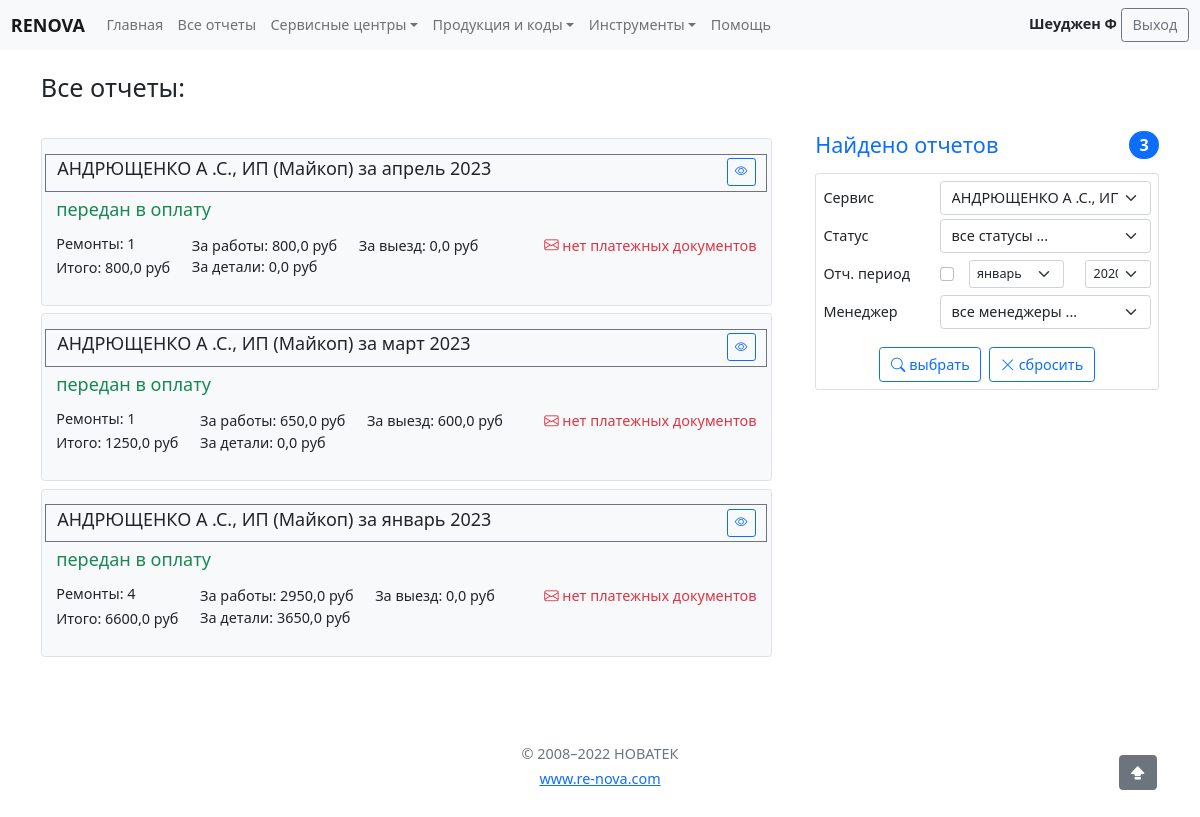
Before: /reports/reports-list/?service_center=260 (signed in) with the older database file.
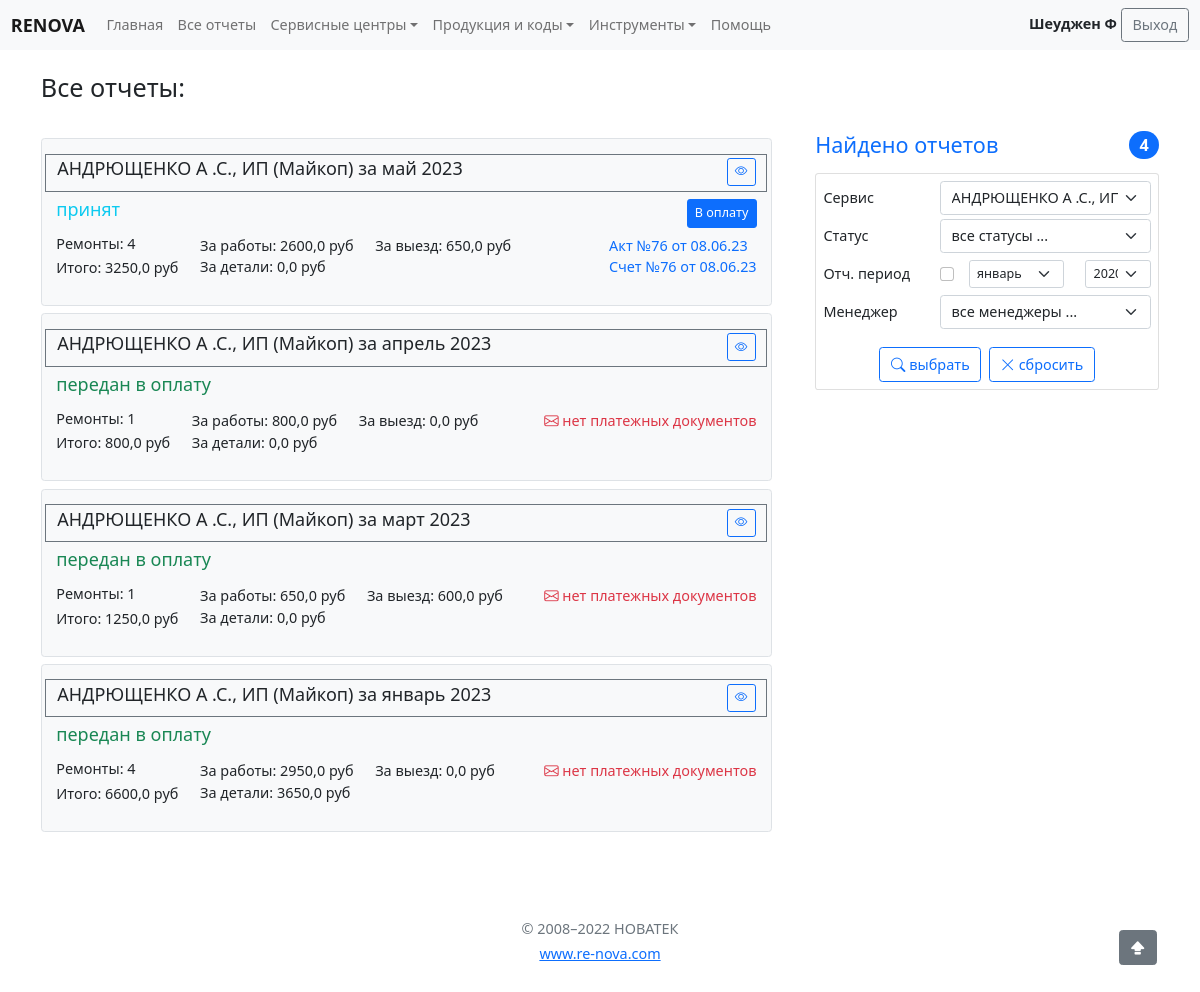
After: the same page with the newer database file.
### reports/models.py (models this page shows, shortened)
class Reports(ChangeloggableMixin, models.Model):
    service_center = models.ForeignKey(ServiceCenters, on_delete=models.CASCADE, verbose_name='Сервисный центр')
    report_date = models.DateField(verbose_name='Отчетный период')
    note = models.TextField(blank=True, null=True, verbose_name='Примечание')
    user = models.ForeignKey(User, verbose_name=u'Автор отчета', on_delete=models.PROTECT, limit_choices_to={'is_staff': False})
    status = models.CharField(choices=REPORT_STATUS, max_length=100, verbose_name='Статус', default=STATUS_DRAFT)
    total_cost = models.FloatField(default=0, verbose_name='Общая сумма по отчету')
    total_work = models.FloatField(default=0, verbose_name='Общая сумма за работы')
    total_part = models.FloatField(default=0, verbose_name='Общая сумма за детали')
    total_move = models.FloatField(default=0, verbose_name='Общая сумма за выезд')
    records_count = models.IntegerField(default=0, verbose_name='Количестов ремонтов')
    verified_count = models.IntegerField(default=0, verbose_name='Количестов принятых ремонтов')
    have_fault = models.BooleanField(default=False, blank=True, verbose_name='Имеет ошибки')
    pay_date = models.DateField(blank=True, null=True, verbose_name='Дата передачи в оплату')
    send_date = models.DateField(blank=True, null=True, verbose_name='Дата отправки на проверку')
    class Meta():
        verbose_name = 'Отчет'
        verbose_name_plural = 'Отчеты'
        ordering = ['-report_date', 'service_center', 'status']

### servicecentres/models.py (models this page shows, shortened)
class ServiceCenters(ChangeloggableMixin, models.Model):
    code = models.CharField(max_length=50, db_index=True, verbose_name='Код', help_text='Код по 1С. Обязательное поле.')
    title = models.CharField(max_length=50, db_index=True, verbose_name='Наименование', help_text='Юридическое наименование. Обязательное поле.')
    city = models.CharField(max_length=50, verbose_name='Город', help_text='Город. Обязательное поле.')
    region = models.ForeignKey(ServiceRegions,  null=True,on_delete=models.PROTECT, verbose_name='Регион', help_text='Регион СЦ. Обязательное поле.')
    addr = models.CharField(max_length=350, blank=True, verbose_name='Адрес')
    post_addr = models.CharField(max_length=350, blank=True, verbose_name='Почтовый адрес')
    conditions = models.TextField(blank=True, verbose_name='Особыче условия')
    free_parts = models.BooleanField(default=False, verbose_name='Бесплатные запчасти')
    grade = models.FloatField(default=5, verbose_name='Рэйтинг', editable=False)
    note = models.TextField(blank=True, verbose_name='Примечание')
    is_active = models.BooleanField(default=True, verbose_name='Ативен')
    user = models.ForeignKey(User, related_name='user_centers', blank=True, null=True, on_delete=models.SET_NULL, verbose_name='Пользователь', limit_choices_to={'is_staff': False})
    staff_user = models.ForeignKey(User, related_name='staff_centers', blank=True, null=True, on_delete=models.SET_NULL, verbose_name='Менеджер', limit_choices_to={'is_staff': True})
    price_type = models.CharField(choices=BASE_PRICE_TYPE, max_length=100, verbose_name='Тип прайса',
                                  default=PRICE_LITE)
    class Meta():
        verbose_name = 'Сервисный центр'
        verbose_name_plural = 'Сервисные центры'
        ordering = ['title']
    def __str__(self):
        return self.title

### upload/models.py (models this page shows, shortened)
class ReportDocumnent(models.Model):
    report = models.ForeignKey(
        Reports, verbose_name='Отчет', on_delete=models.CASCADE, null=False, blank=False)
    title = models.CharField(
        choices=REPORT_DOCUMENT, verbose_name='Наименование документа', max_length=20, null=False, blank=False)
    number = models.CharField(
        verbose_name='Номер документа', max_length=20, null=False, blank=False)
    date = models.DateField(
        verbose_name='Дата документа', null=False, blank=False)
    file = models.FileField(
        verbose_name='Файйл документа', upload_to=document_name, null=False, blank=False,
        validators=[FileExtensionValidator( ['pdf', 'doc', 'docx', 'jpg', 'png', 'xlsx', 'xls', 'jpeg'] )]
        )
    class Meta():
        verbose_name = 'Документ отчета'
        verbose_name_plural = 'Документы отчетов'
        ordering = ['report', 'title']

### reports/views.py (the view)
# urls.py: path('reports-list/', ReportsForStaff.as_view(), name='reports_list'),
class ReportsForStaff(LoginRequiredMixin, StaffUserMixin, ListView):
    model = Reports
    template_name = 'reports/staff_reports_list.html'
    context_object_name = 'reports'
    extra_context = {'title': 'Все отчеты:'}
    paginate_by = 10
    def get_queryset(self):
        if self.request.user.is_superuser:
            reports = Reports.objects.all()
        elif self.request.user.groups.filter(name='GeneralStaff').exists():
            reports = Reports.objects.all().exclude(status='draft')
        else:
            reports = Reports.objects.filter(service_center__staff_user=self.request.user).exclude(status='draft')
        if self.request.GET.get("service_center", '') != '':
            reports = reports.filter(service_center=self.request.GET.get("service_center"))
        if self.request.GET.get("staff_user", '') != '':
            reports = reports.filter(service_center__staff_user=self.request.GET.get("staff_user"))
        if 'status' in self.request.GET and self.request.GET.get("status", '') != '':
            reports = reports.filter(status=self.request.GET.get("status"))
            if self.request.GET.get("status") == 'send' or self.request.GET.get("status") == 'send_again':
                reports = reports.order_by('-send_date')
        if self.request.GET.get("use_date", '') == 'on' and self.request.GET.get("month", '') != '' and \
                self.request.GET.get("year", '') != '':
            report_date = datetime.date(int(self.request.GET.get("year", '')), int(self.request.GET.get("month", '')), 1)
            reports = reports.filter(report_date=report_date)
        return reports
    def get_context_data(self, **kwargs):
        context = super().get_context_data(**kwargs)
        context['form'] = ReportsFilterForm(self.request.GET)
        context['obj_count'] = self.object_list.count()
        return context

### main/models.py (called while the page is built)
def get_name(self):
    result = None
    if self:
        if self.last_name or self.first_name:
            if self.last_name:
                if self.first_name:
                    result = self.last_name+' '+self.first_name[0]
                else:
                    result = self.last_name
            else:
                result = self.first_name
        else:
            result = self.username
        return result
    return result

### main/my_validators.py (called while the page is built)
    def test_func(self):
        return self.request.user.is_active and self.request.user.is_staff

### main/templatetags/my_tags.py (called while the page is built)
@register.filter(name='has_group')
def has_group(user, group_name):
    return user.groups.filter(name=group_name).exists()

@register.inclusion_tag('main/tag_show_base_price_links.html')
def show_base_price_links():
    from ..business_logic import BASE_PRICE_TYPE
    base_price_type = BASE_PRICE_TYPE
    return {'base_price_type': base_price_type, }

### reports/templates/reports/staff_reports_list.html (shortened to what the changed rows need)
{% extends 'base.html' %}
{% load static %}
{% load my_tags %}
{% block content %}
<div class="container">
    <main>
        <div class="row g-5">
            <div class="col-lg-4  order-lg-last">
                <h4 class="d-flex justify-content-between align-items-center mb-3">
                    <span class="text-primary">Найдено отчетов</span>
                    <span class="badge bg-primary rounded-pill">{{ obj_count }}</span>
                </h4>
            </div>
            <div class="col-lg-8">
                {% if reports %}
                {% for report in reports %}
                <div class="card mt-2 border bg-light" id="report-{{ report.pk }}">
                    <div class="card-body ">
                        <div class="row py-1 border border-secondary">
                            <h5 class="col">
                                {{ report.service_center }} ({{ report.service_center.city }}) за {{ report.report_date|date:"F Y"|lower}}
                            </h5>
                            <div class="col-auto">
                                <a href="{% url 'report_page' report.pk %}?previos={{ request.get_full_path }}" class="btn btn-outline-primary btn-sm">
                                    <i class="bi bi-eye"></i></i>
                                </a>
                            </div>
                        </div>
                        <div class="row g-1 justify-content-between py-2">
                            <div class="col-sm-6">
                                {% if report.status == 'draft' %}
                                <h5 class="text-muted">{{ report.get_status_display }}</h5>
                                {% elif report.status == 'refinement' %}
                                <h5 class="text-danger">{{ report.get_status_display }}</h5>
                                {% elif report.status == 'received' %}
                                <h5 class="text-warning">
                                    {{ report.get_status_display }}
                                    <label class="text-dark">( {{ report|show_verified_proc|floatformat:0 }}% )</label>
                                </h5>
                                {% elif report.status == 'verified' or report.status == 'accepted' %}
                                <h5 class="text-info">{{ report.get_status_display }}</h5>
                                {% else %}
                                <h5 class="text-success">{{ report.get_status_display }}</h5>
                                {% endif %}
                            </div>
                            <div class="col-auto d-flex">
                                {% if not report.status == 'payment' and not report.status == 'refinement' and not report.status == 'received' %}
                                <button type="button" class="btn btn-primary btn-sm" data-bs-toggle="modal" data-bs-target="#statusModal_{{ report.pk }}">
                                    {% if report.status == 'draft' %}
                                    На проверку
                                    {% elif report.status == 'send' or report.status == 'send_again' %}
                                    Начать проверку
                                    {% elif report.status == 'verified' %}
                                    Принять отчет
                                    {% elif report.status == 'accepted' %}
                                    В оплату
                                    {% endif %}
                                </button>
                                {% endif %}
                            </div>
                        </div>
                        <div class="row pb-2">
                            <div class="col-auto">
                                <h6>Ремонты: {{ report.records_count }}</h6>
                                <h6>Итого: {{ report.total_cost }} руб</h6>
                            </div>
                            <div class="col-sm row">
                                <div class="col-auto">
                                За работы: {{ report.total_work }} руб<br>
                                За детали: {{ report.total_part }} руб<br>
                                </div>
                                <div class="col-auto">
                                    За выезд: {{ report.total_move }} руб
                                </div>
                            </div>
                            <div class="col-auto mt-2 mt-sm-0">
                                {% if report.reportdocumnent_set.all %}
                                    {% for doc in report.reportdocumnent_set.all %}
                                        <div class="row col-auto"><a href='{{ doc.file.url }}' class='text-decoration-none' target="_blank">{{ doc.get_title_display }} №{{ doc.number }} от {{ doc.date|date:'d.m.y' }}</a></div>
                                    {% endfor %}
                                {% else %}
                                    <span class="text-danger"><i class="bi bi-envelope"></i> нет платежных документов</span>
                                {% endif %}
                            </div>
                        </div>
                    </div>
                </div>
                {% endfor %}
                {% else %}
                <h4 class="text-center text-muted">Ничего не найдено ...</h4>
                {% endif %}
            </div>
        </div>
    </main>
</div>
{% endblock %}

Changed rows visible on the page:
now on this page (row edited): Reports: service_center "АНДРЮЩЕНКО А .С., ИП", service_center.city "Майкоп", report_date "май 2023", status "принят", shows "В оплату", records_count "4", total_cost "3250,0", total_work "2600,0", total_part "0,0", total_move "650,0"
added ReportDocumnent: title "Акт", number "76", date "08.06.23"
added ReportDocumnent: title "Счет", number "76", date "08.06.23"
Other visible differences:
{{ obj_count }}: "3" → "4"
